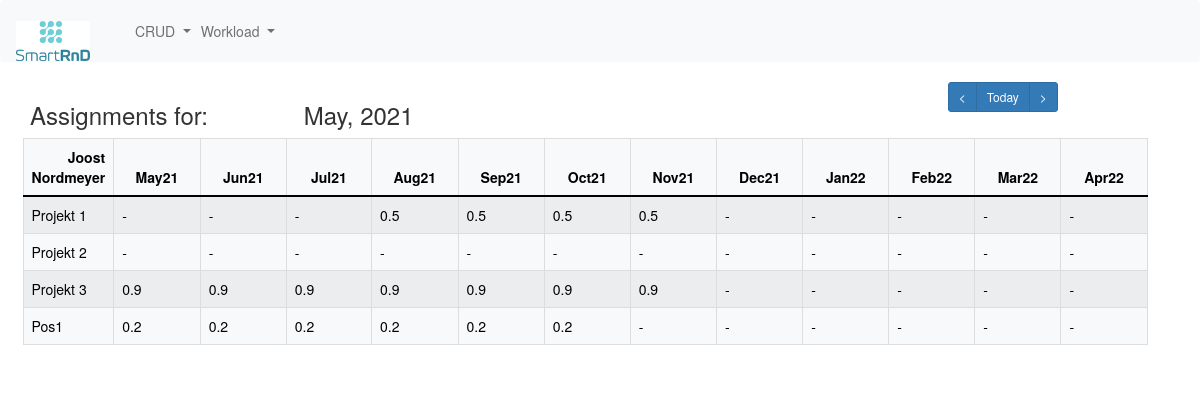
/employee_in_months/2/17, run on the app's committed database.
### erpapp/models.py (models this page shows, shortened)
class Month(models.Model):
    month_choices = [
        ('January', 'January'),
        ('February', 'February'),
        ('March', 'March'),
        ('April', 'April'),
        ('May', 'May'),
        ('June', 'June'),
        ('July', 'July'),
        ('August', 'August'),
        ('September', 'September'),
        ('October', 'October'),
        ('November', 'November'),
        ('December', 'December')
    ]
    year_choices = [(str(r), str(r)) for r in range(datetime.date.today().year - 10, datetime.date.today().year + 10)]
    month = models.CharField(max_length=10, choices=month_choices)
    year = models.CharField(max_length=5, choices=year_choices, default=str(timezone.now().strftime('%Y')))
    @property
    def name(self):
        return '{}, {}'.format(self.month, self.year)
    def short_name(self):
        return '{}{}'.format(self.month[:3], self.year[-2:])

class Employee(models.Model):
    firstname = models.CharField('First Name', max_length=32)
    lastname = models.CharField('Last Name', max_length=32)
    type_choices = [
        ('Undergraduate Assistant', 'Undergraduate Assistant'),
        ('Research Assistant', 'Research Assistant')
    ]
    type = models.CharField('Type of Employment', choices=type_choices, max_length=32)
    capacity = models.FloatField('Capacity', default=1.0)
    hiring_date = models.DateField('Hiring Date')
    expiration_date = models.DateField('Expiration Date')
    @property
    def fullname(self):
        return '{} {}'.format(self.firstname, self.lastname)
    def __str__(self):
        return self.fullname
    class Meta:
        db_table = "employee"

class Task(models.Model):
    title = models.CharField('Title', max_length=50, default='Title')
    description = models.CharField('Description', max_length=2400, default='Describe the task!')
    assigned_employees_on_month = models.ManyToManyField(Employee, through='AssignmentPerMonth')
    class Meta:
        db_table = "task"

class AssignmentPerMonth(models.Model):
    employee = models.ForeignKey(Employee, on_delete=models.CASCADE)
    task = models.ForeignKey(Task, on_delete=models.CASCADE)
    month = models.ForeignKey(Month, on_delete=models.CASCADE)
    duration = models.IntegerField('Duration (in months)')
    percentage = models.FloatField('Functional Capacity', default=0.2)
    responsibility = models.BooleanField('Responsible', default=False)
    class Meta:
        db_table = "assignment_per_month"

### erpapp/views.py (the view)
# urls.py: path('employee_in_months/<int:emp_id>/', views.employee_in_months_no_id),
def employee_in_months(request, emp_id, month_id):
    employee = Employee.objects.get(id=emp_id)
    months = Month.objects.all()
    tasks_in_months = []
    for task in Task.objects.all():
        task_info = [task.title]
        assignments = []
        for month in Month.objects.all():
            assignments.append('-')
        i = 0
        for month in Month.objects.all():
            for assignment_per_months in AssignmentPerMonth.objects.all():  # set assignment_percentages to right month
                if task.id == assignment_per_months.task.id and employee.id == assignment_per_months.employee.id and month == assignment_per_months.month:
                    assignments[i] = assignment_per_months.percentage
            i = i + 1
        task_info.append(assignments[month_id-1:month_id+11])
        tasks_in_months.append(task_info)
    months = months[month_id-1:month_id+11]
    month_dict = {
        '1': 'January',
        '2': 'February',
        '3': 'March',
        '4': 'April',
        '5': 'May',
        '6': 'June',
        '7': 'July',
        '8': 'August',
        '9': 'September',
        '10': 'October',
        '11': 'November',
        '12': 'December',
    }
    month = Month.objects.get(id=month_id)
    date = timezone.now()
    current_year, current_month, _ = str(date).split('-')
    current_month_name = month_dict[str(int(current_month))]
    today = Month.objects.get(month=current_month_name, year=current_year)
    try:
        previous_month = Month.objects.get(id=month_id - 1)
    except Exception:
        previous_month = Month.objects.get(id=month_id)
    try:
        next_month = Month.objects.get(id=month_id + 1)
    except Exception:
        next_month = Month.objects.get(id=month_id)
    print("list: ", tasks_in_months)
    context = {
        'employee': employee,
        'tasks_in_months': tasks_in_months,
        'months': months,
        'month': month,
        'previous_month': previous_month,
        'next_month': next_month,
        'today': today,
    }
    return render(request, 'employee_in_months.html', context)

### erpapp/Templates/employee_in_months.html (shortened to what this page needs)
{% extends "base.html" %}
{% block content %}
<div class="row">
    <div class="col-3">
        <h3>Assignments for: </h3>
    </div>
    <div class="col-9">
        <div class="row">
            <div class="col-9">
                <h3>{{ month.name }}</h3>
            </div>
            <div class="col-3">
                <div class="btn-group" role="group" aria-label="Basic example">
                    <a class="btn btn-primary btn-sm" href="{{ previous_month.id }}" role="button"><</a>
                    <a class="btn btn-primary btn-sm" href="{{ today.id }}" role="button">Today</a>
                    <a class="btn btn-primary btn-sm" href="{{ next_month.id }}" role="button">></a>
                </div>
            </div>
        </div>
    </div>
</div>
<div class="row">
    <table class="table table-striped table-bordered table-light" width="100%">
        <thead>
        <tr>
            <th style="text-align: right">{{ employee }}</th>
            {% for month in months %}
            <th class="col-xs-1" style="text-align: center">{{ month.short_name }}</th>
            {% endfor %}
        </tr>
        </thead>
        <tbody>
        {% for task_info in tasks_in_months %}
            <tr>
                <td> {{ task_info.0 }} </td>
            {% for assignment in task_info.1 %}
                <td> {{ assignment }} </td>
            {% endfor %}
            </tr>
        {% endfor %}
        </tbody>
    </table>
</div>
{% endblock content %}

### data on the page
Month: name "May, 2021", short_name "May21"
Employee: firstname+lastname "Joost Nordmeyer"
Month: short_name "Jun21"
Month: short_name "Jul21"
Month: short_name "Aug21"
Month: short_name "Sep21"
Month: short_name "Oct21"
Month: short_name "Nov21"
Month: short_name "Dec21"
Month: short_name "Jan22"
Month: short_name "Feb22"
Month: short_name "Mar22"
Month: short_name "Apr22"
Task: title "Projekt 1"
AssignmentPerMonth: 1 "0.5"
AssignmentPerMonth: 1 "0.5"
AssignmentPerMonth: 1 "0.5"
AssignmentPerMonth: 1 "0.5"
Task: title "Projekt 2"
Task: title "Projekt 3"
AssignmentPerMonth: 1 "0.9"
AssignmentPerMonth: 1 "0.9"
AssignmentPerMonth: 1 "0.9"
AssignmentPerMonth: 1 "0.9"
AssignmentPerMonth: 1 "0.9"
AssignmentPerMonth: 1 "0.9"
AssignmentPerMonth: 1 "0.9"
Task: title "Pos1"
AssignmentPerMonth: 1 "0.2"
AssignmentPerMonth: 1 "0.2"
AssignmentPerMonth: 1 "0.2"
AssignmentPerMonth: 1 "0.2"
AssignmentPerMonth: 1 "0.2"
AssignmentPerMonth: 1 "0.2"

### other printed values
{{ assignment }} "-" "-" "-" "-" "-" "-" "-" "-" "-" "-" "-" "-" "-" "-" "-" "-" "-" "-" "-" "-" "-" "-" "-" "-" "-" "-" "-" "-" "-" "-" "-"
